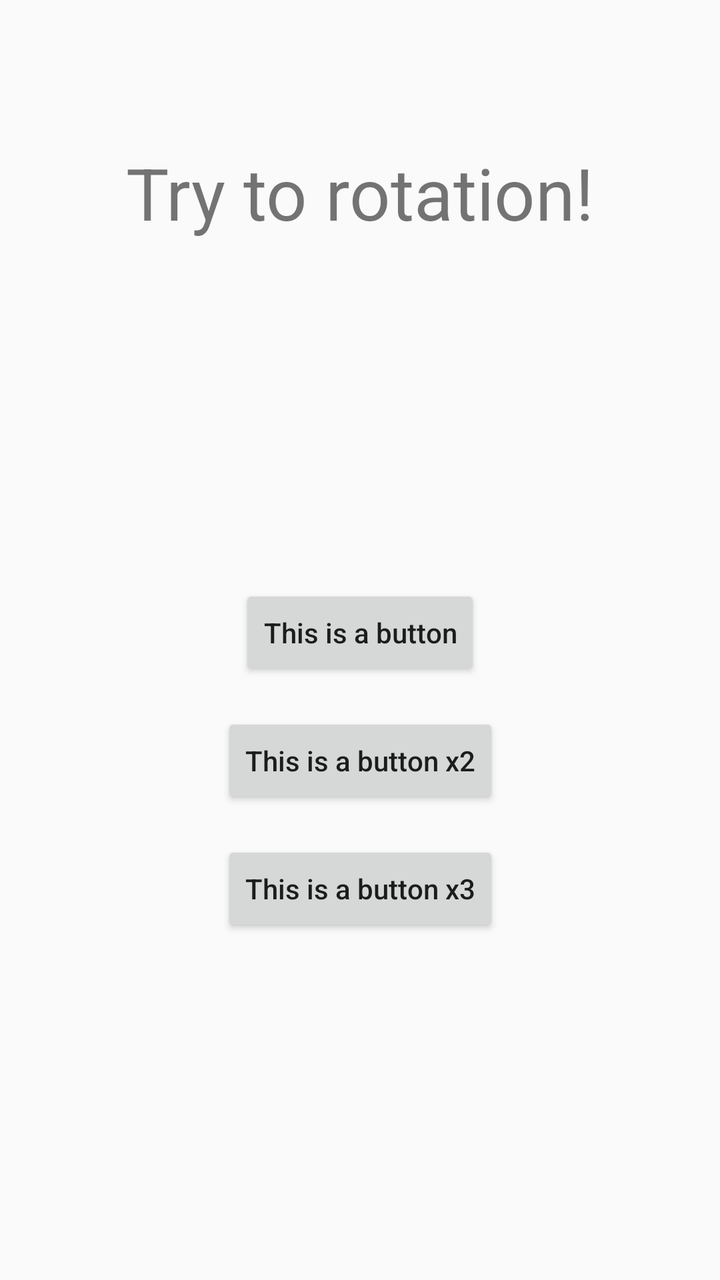
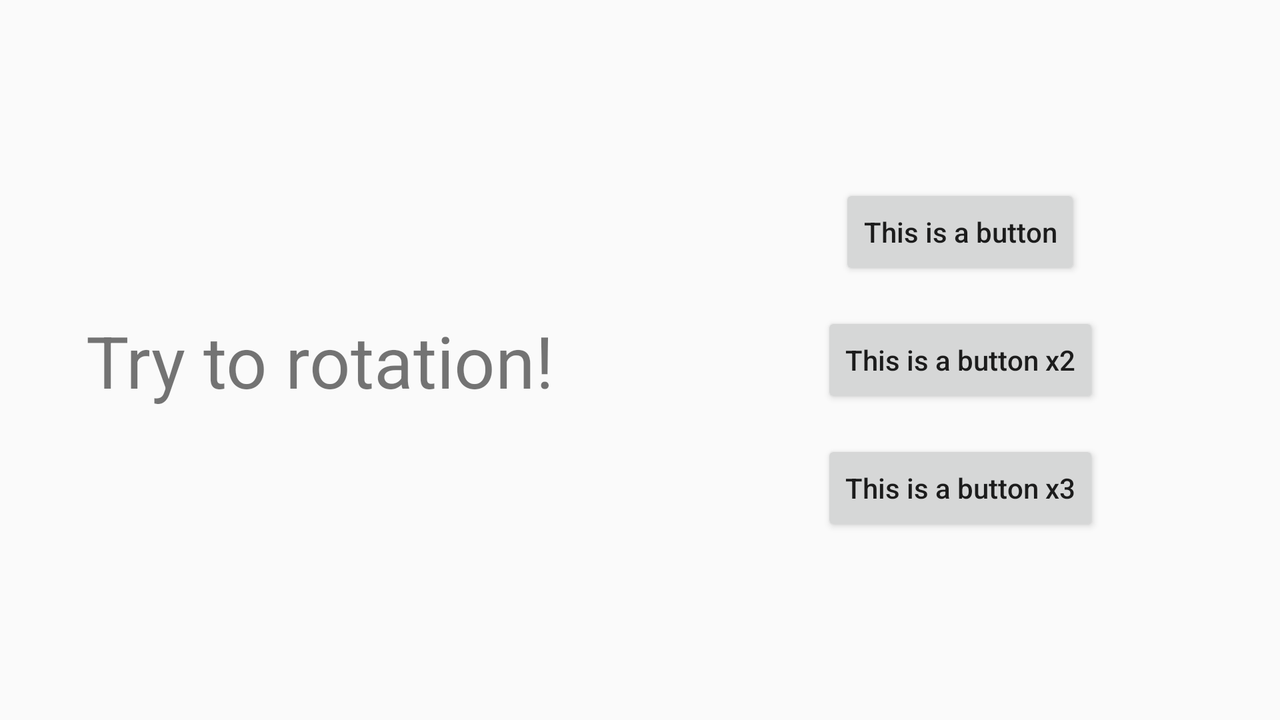

An Android layout and its configuration variant, each rendered on a device that would load it. The default file and the variant file are quoted in full after the pictures.
<!-- AndroidManifest.xml: application theme AppTheme -->
<!-- res/layout/activity_landscape_layout.xml -->
<?xml version="1.0" encoding="utf-8"?>
<androidx.constraintlayout.widget.ConstraintLayout xmlns:android="http://schemas.android.com/apk/res/android"
    xmlns:app="http://schemas.android.com/apk/res-auto"
    xmlns:tools="http://schemas.android.com/tools"
    android:layout_width="match_parent"
    android:layout_height="match_parent"
    tools:context=".LandscapeLayout">

    <androidx.constraintlayout.widget.Guideline
        android:id="@+id/guideline3"
        android:layout_width="wrap_content"
        android:layout_height="wrap_content"
        android:orientation="horizontal"
        app:layout_constraintGuide_percent="0.3" />

    <TextView
        android:id="@+id/itemName"
        android:layout_width="wrap_content"
        android:layout_height="wrap_content"
        android:text="Try to rotation!"
        android:textSize="36sp"
        app:layout_constraintBottom_toTopOf="@+id/guideline3"
        app:layout_constraintEnd_toEndOf="parent"
        app:layout_constraintStart_toStartOf="parent"
        app:layout_constraintTop_toTopOf="parent" />

    <Button
        android:id="@+id/button1"
        android:layout_width="wrap_content"
        android:layout_height="wrap_content"
        android:layout_marginBottom="16dp"
        android:text="This is a button"
        app:layout_constraintBottom_toTopOf="@+id/button2"
        app:layout_constraintEnd_toEndOf="parent"
        app:layout_constraintHorizontal_bias="0.5"
        app:layout_constraintStart_toStartOf="parent"
        app:layout_constraintTop_toBottomOf="@+id/itemName"
        app:layout_constraintVertical_chainStyle="packed" />

    <Button
        android:id="@+id/button2"
        android:layout_width="wrap_content"
        android:layout_height="wrap_content"
        android:layout_marginBottom="16dp"
        android:text="This is a button x2"
        app:layout_constraintBottom_toTopOf="@+id/button3"
        app:layout_constraintEnd_toEndOf="parent"
        app:layout_constraintHorizontal_bias="0.5"
        app:layout_constraintStart_toStartOf="parent"
        app:layout_constraintTop_toBottomOf="@+id/button1" />

    <Button
        android:id="@+id/button3"
        android:layout_width="wrap_content"
        android:layout_height="wrap_content"
        android:text="This is a button x3"
        app:layout_constraintBottom_toBottomOf="parent"
        app:layout_constraintEnd_toEndOf="parent"
        app:layout_constraintHorizontal_bias="0.5"
        app:layout_constraintStart_toStartOf="parent"
        app:layout_constraintTop_toBottomOf="@+id/button2" />
</androidx.constraintlayout.widget.ConstraintLayout>
<!-- resources referenced by this layout -->
<resources>
  <style name="AppTheme" parent="Theme.AppCompat.Light.DarkActionBar">
          
          <item name="colorPrimary">@color/colorPrimary</item>
          <item name="colorPrimaryDark">@color/colorPrimaryDark</item>
          <item name="colorAccent">@color/colorAccent</item>
          
          <item name="android:textAllCaps">false</item>
      </style>
  <color name="colorPrimary">#F1B322</color>
  <color name="colorPrimaryDark">#D5990F</color>
  <color name="colorAccent">#03DAC5</color>
</resources>
<!-- res/layout-land/activity_landscape_layout.xml (the repository's variant of the layout above) -->
<!-- drawn on the phone turned sideways -->
<?xml version="1.0" encoding="utf-8"?>
<androidx.constraintlayout.widget.ConstraintLayout xmlns:android="http://schemas.android.com/apk/res/android"
    xmlns:app="http://schemas.android.com/apk/res-auto"
    xmlns:tools="http://schemas.android.com/tools"
    android:layout_width="match_parent"
    android:layout_height="match_parent"
    tools:context=".LandscapeLayout">

    <TextView
        android:id="@+id/textView"
        android:layout_width="wrap_content"
        android:layout_height="wrap_content"
        android:text="Try to rotation!"
        android:textSize="36sp"
        app:layout_constraintBottom_toBottomOf="parent"
        app:layout_constraintEnd_toStartOf="@+id/guideline"
        app:layout_constraintStart_toStartOf="parent"
        app:layout_constraintTop_toTopOf="parent" />

    <Button
        android:id="@+id/button1"
        android:layout_width="wrap_content"
        android:layout_height="wrap_content"
        android:layout_marginBottom="16dp"
        android:text="This is a button"
        app:layout_constraintBottom_toTopOf="@+id/button2"
        app:layout_constraintEnd_toEndOf="parent"
        app:layout_constraintHorizontal_bias="0.5"
        app:layout_constraintStart_toStartOf="@+id/guideline"
        app:layout_constraintTop_toTopOf="parent"
        app:layout_constraintVertical_chainStyle="packed" />

    <Button
        android:id="@+id/button2"
        android:layout_width="wrap_content"
        android:layout_height="wrap_content"
        android:layout_marginBottom="16dp"
        android:text="This is a button x2"
        app:layout_constraintBottom_toTopOf="@+id/button3"
        app:layout_constraintEnd_toEndOf="parent"
        app:layout_constraintHorizontal_bias="0.5"
        app:layout_constraintStart_toStartOf="@+id/guideline"
        app:layout_constraintTop_toBottomOf="@+id/button1" />

    <Button
        android:id="@+id/button3"
        android:layout_width="wrap_content"
        android:layout_height="wrap_content"
        android:text="This is a button x3"
        app:layout_constraintBottom_toBottomOf="parent"
        app:layout_constraintEnd_toEndOf="parent"
        app:layout_constraintHorizontal_bias="0.5"
        app:layout_constraintStart_toStartOf="@+id/guideline"
        app:layout_constraintTop_toBottomOf="@+id/button2" />

    <androidx.constraintlayout.widget.Guideline
        android:id="@+id/guideline"
        android:layout_width="wrap_content"
        android:layout_height="wrap_content"
        android:orientation="vertical"
        app:layout_constraintGuide_percent="0.5" />

</androidx.constraintlayout.widget.ConstraintLayout>
